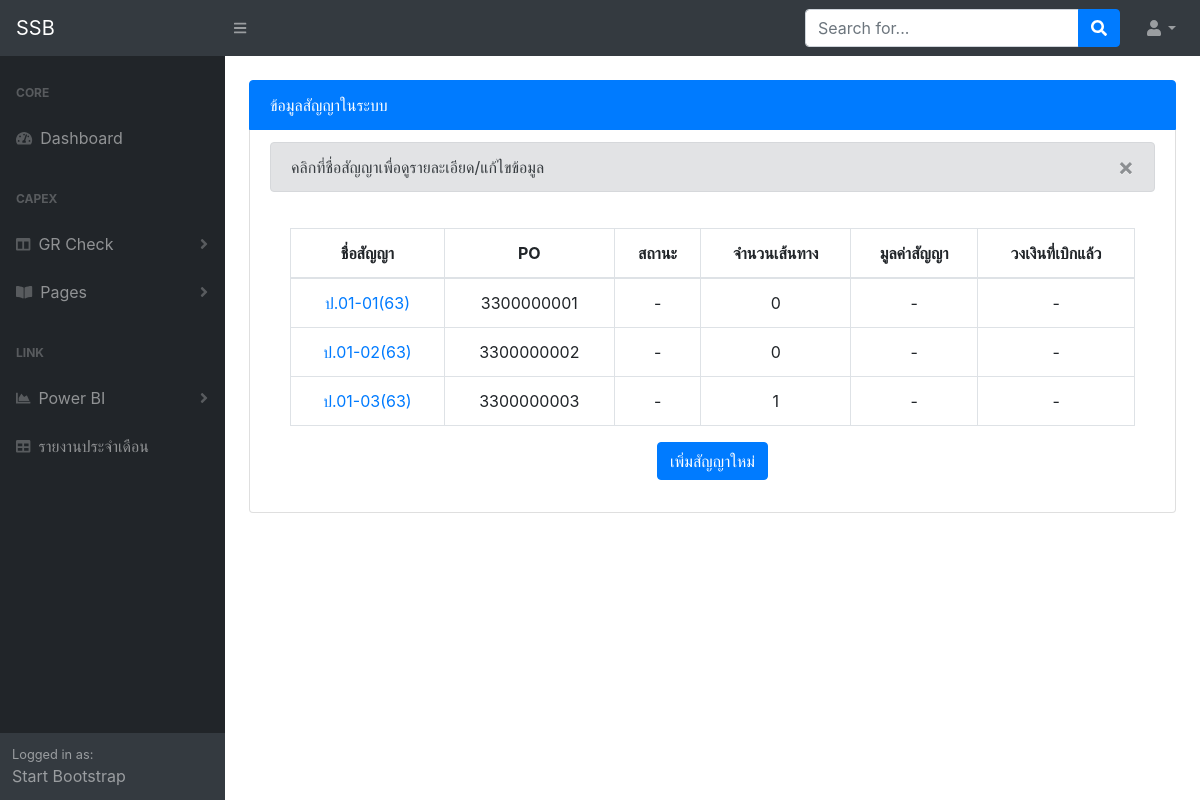
/gr_chk/, run on an earlier commit of the app's database.
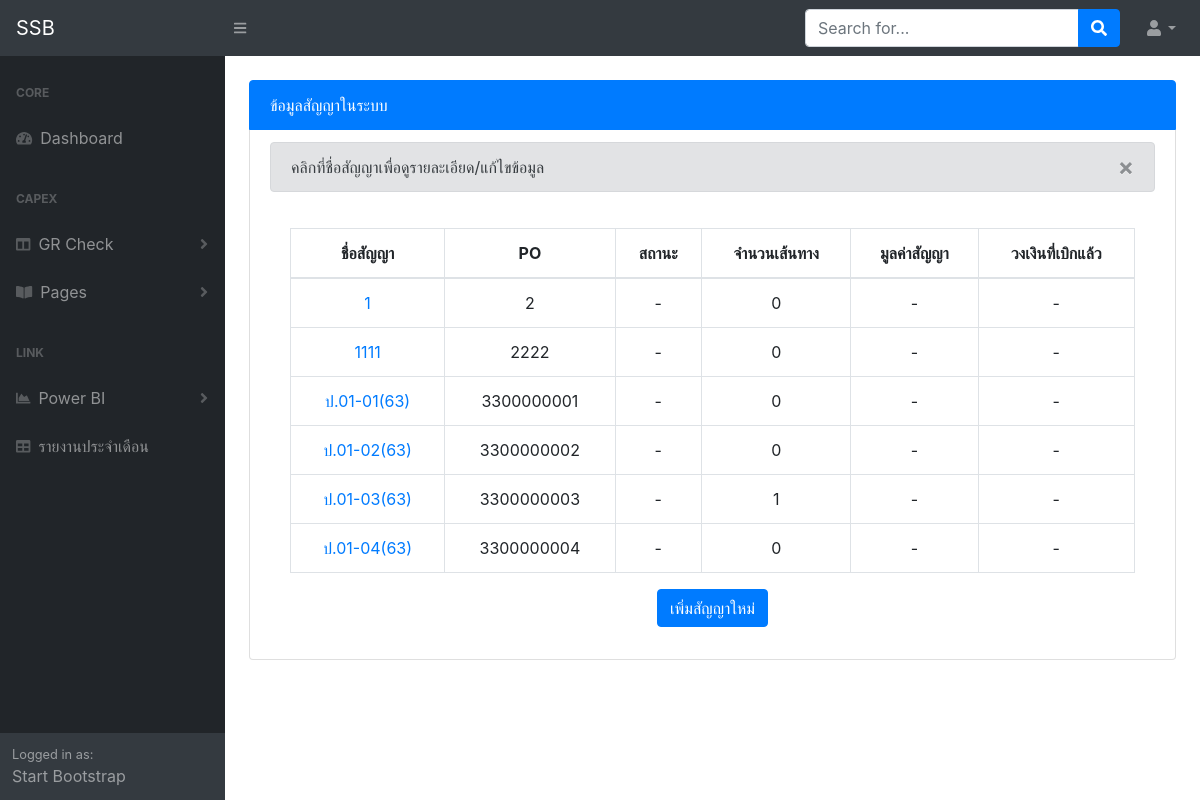
And on a later commit of the database.
### gr_chk/models.py (models this page shows)
class Contract(models.Model):
    contract_name = models.CharField('ชื่อสัญญา', max_length=50)
    po = models.CharField(max_length=10)
    def __str__(self):
        return self.contract_name

### gr_chk/views.py (the view)
# urls.py: path('', views.contract_list, name='contract_list'),
def contract_list(request):
    contracts = Contract.objects.all().order_by('po')
    return render(request, 'gr_chk/contract_list.html', {'contracts':contracts})

### gr_chk/templates/gr_chk/contract_list.html (shortened to what this page needs)
{% extends 'accounts/new_base.html' %}
{% load static %}
{% block content %}
  <div class="container-fluid">
    <ul class="list-group">
      <li class="list-group-item active">ข้อมูลสัญญาในระบบ</li>
      <li class="list-group-item">
        <div class="alert alert-secondary alert-dismissible fade show" role="alert">
          คลิกที่ชื่อสัญญาเพื่อดูรายละเอียด/แก้ไขข้อมูล
          <button type="button" class="close" data-dismiss="alert" aria-label="Close">
            <span aria-hidden="true">&times;</span>
          </button>
        </div>
        <div class="card-body text-center">
          <div class="table-responsive">
            <table class="table table-bordered table-hover" id="dataTable" width="80%" cellspacing="0">
              <thead>
                <tr>
                  <th>ชื่อสัญญา</th>
                  <th>PO</th>
                  <th>สถานะ</th>
                  <th>จำนวนเส้นทาง</th>
                  <th>มูลค่าสัญญา</th>
                  <th>วงเงินที่เบิกแล้ว</th>
                </tr>
              </thead>
              <tbody>
                {% for contract in contracts %}
                  <tr>
                    <td><a href="{% url 'contract_detail' pk=contract.pk %}">{{ contract }}</a></td>
                    <td>{{ contract.po }}</td>
                    <td>-</td>
                    <td>{{ contract.routes.count}}</td>
                    <td>-</td>
                    <td>-</td>
                  </tr>
                {% endfor %}
            </table>
          </div>
          <a class="btn btn-primary" href="{% url 'contract_add' %}" role="button">เพิ่มสัญญาใหม่</a>
        </div>
      </li>
    </ul>
  </div>
{% endblock content %}

What changed in the data, as far as the page shows it:
added Contract: contract_name "1", po "2", routes.count "0"
added Contract: contract_name "1111", po "2222", routes.count "0"
added Contract: contract_name "ป.01-04(63)", po "3300000004", routes.count "0"
